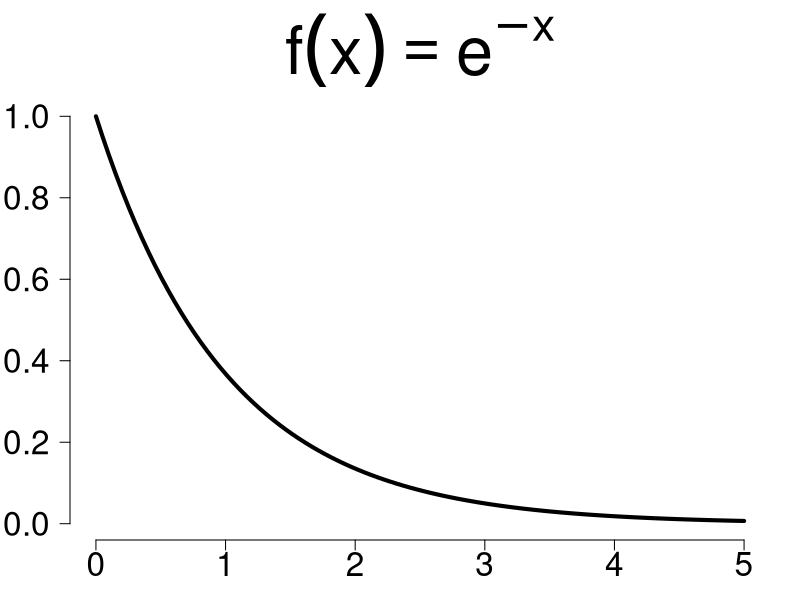
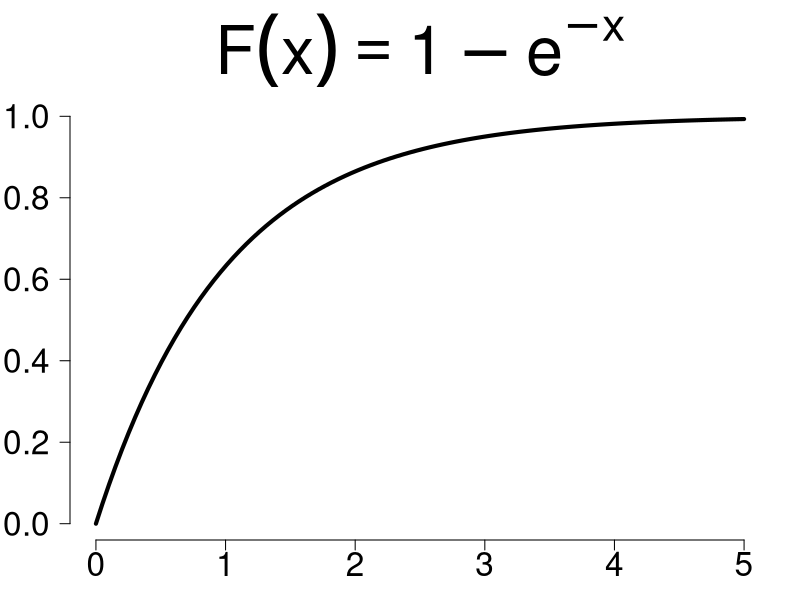
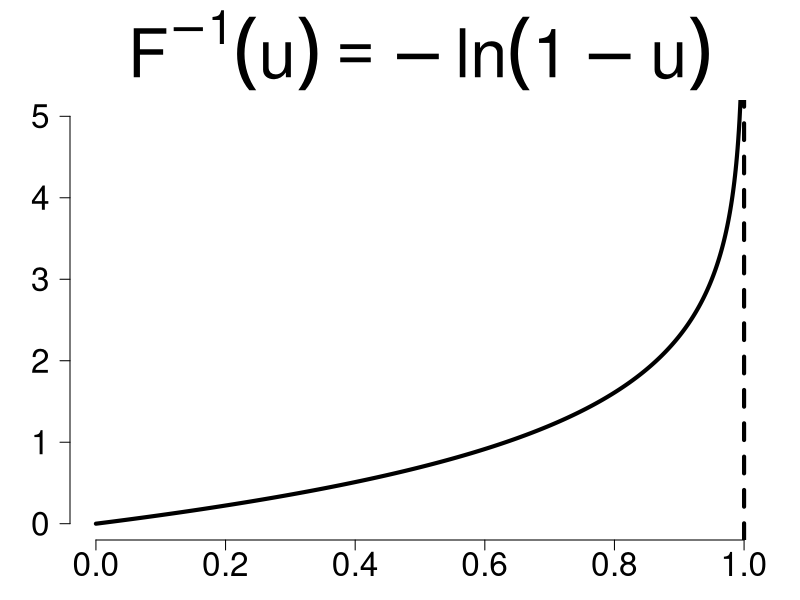

Source code (R) for these figures, in order:
#!/bin/Rscript
# exponentialPlots.R

fsf <- 2 # font size factor
dim <- 8 # dimension in inches of graphics region
lwd <- 4 # line width
titlefsf <- 4 # title font size factor

setupPlot <- function(plotname, eps) {

    if (eps) {
        fullname <- paste(plotname, ".eps", sep="")
        postscript(fullname, width = dim, height = dim, horizontal = FALSE)
    }
    else {
        fullname <- paste(plotname, ".png", sep="")
        png(fullname)
    }
}

doPlot <- function(x, y, title, invertAxesLimits) {

    xmin <- 0
    xmax <- 5
    xstep <- 1
    ymin <- 0
    ymax <- 1
    ystep <- 0.2

    if (invertAxesLimits) {
        xmax <- 1
        xstep <- 0.2
        ymax <- 5
        ystep <- 1
    }

    #plot.new()
    # set margin mai = c(bottom, left, top, right)
    par(mai = c(0.6, 0.7, 1, 0.3))
    plot(x, y, 
         type = "l",
         lwd = lwd,
         xlab = "",
         ylab = "",
         xlim = c(xmin, xmax),
         ylim = c(ymin, ymax),
         axes = FALSE,
         main=title,
         cex.main=titlefsf)
    axis(side = 1, labels = TRUE, at = seq(xmin, xmax, xstep), font = 1, cex.axis = fsf)
    axis(side = 2, labels = TRUE, at = seq(ymin, ymax, ystep), font = 1, cex.axis = fsf, las = 1)
    #text(5.17, -0.04, xlabel, font = 1, xpd = TRUE, cex = fsf)
    #text(-0.1, 1.06, ylabel, font = 1, xpd = TRUE, cex = fsf)
}

plotExponentialPDF <- function(plotname, title, eps) {

    setupPlot(plotname, eps)

    # plot exponential pdf f(x) = e^-x
    x <- seq(0, 5, length=100)
    y <- dexp(x)

    doPlot(x, y, title, FALSE)
}

plotExponentialCDF = function(plotname, title, eps) {

    setupPlot(plotname, eps)

    # plot exponential cdf F(x) = 1 - e^-x
    x <- seq(0, 5, length=100)
    y <- pexp(x)

    doPlot(x, y, title, FALSE)
}

plotExponentialInvCDF = function(plotname, title, eps) {

    setupPlot(plotname, eps)

    # plot exponential cdf F(x) = 1 - e^-x
    x <- seq(0, 1, length=1000)
    y <- qexp(x)

    doPlot(x, y, title, TRUE)

    # draw vertical asymptote at x = 5
    abline(v = 1, lty = 2, lwd = lwd)

}

eps <- TRUE
pdfTitle <- expression(f(x) == e^-x)
cdfTitle <- expression(F(x) == 1 - e^-x)
invCDFTitle <- expression(F^{-1} * (u) == -ln(1 - u))
plotExponentialPDF("expPDF", pdfTitle, eps)
plotExponentialCDF("expCDF", cdfTitle, eps)
plotExponentialInvCDF("expInvCDF", invCDFTitle, eps) 
